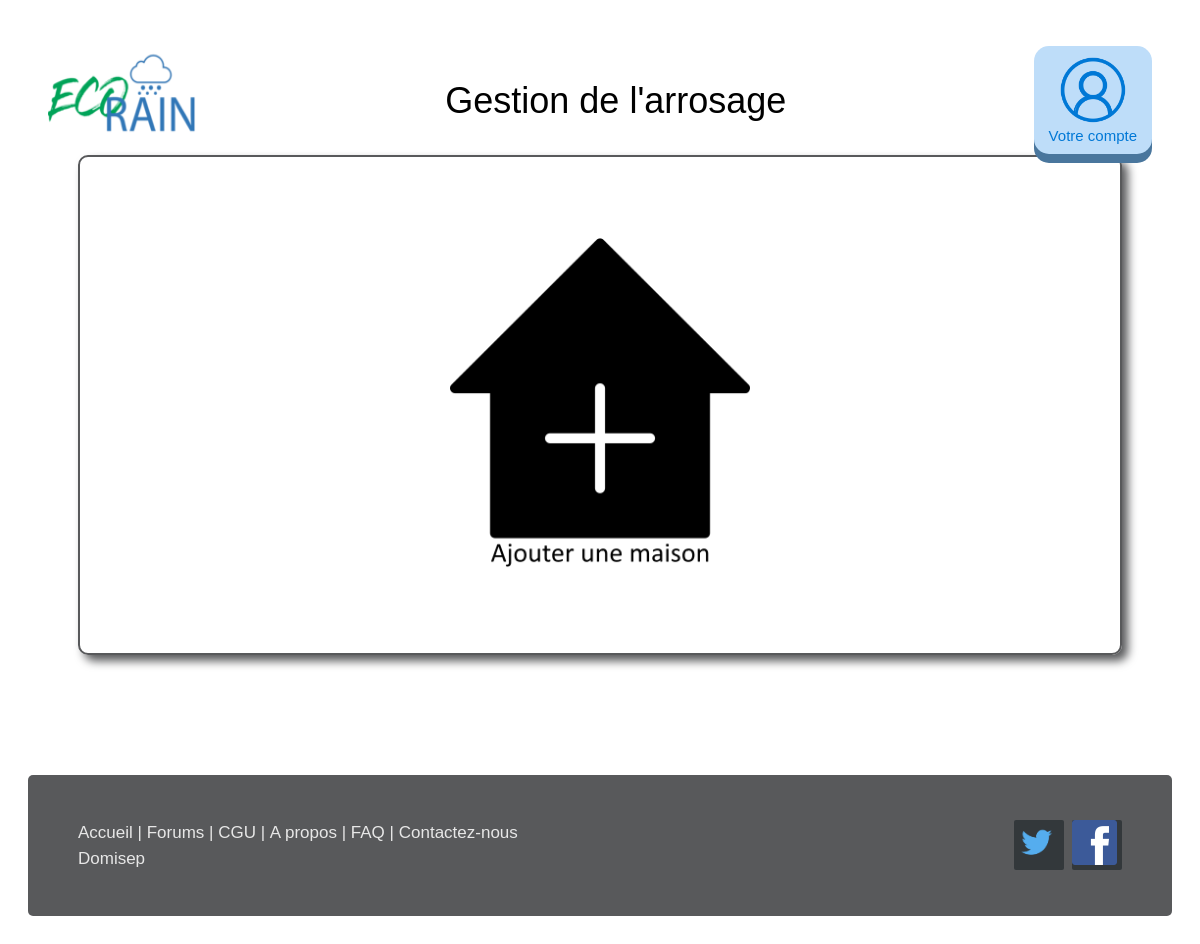
The page /controleurs/Habitation.php on the database as committed earlier.
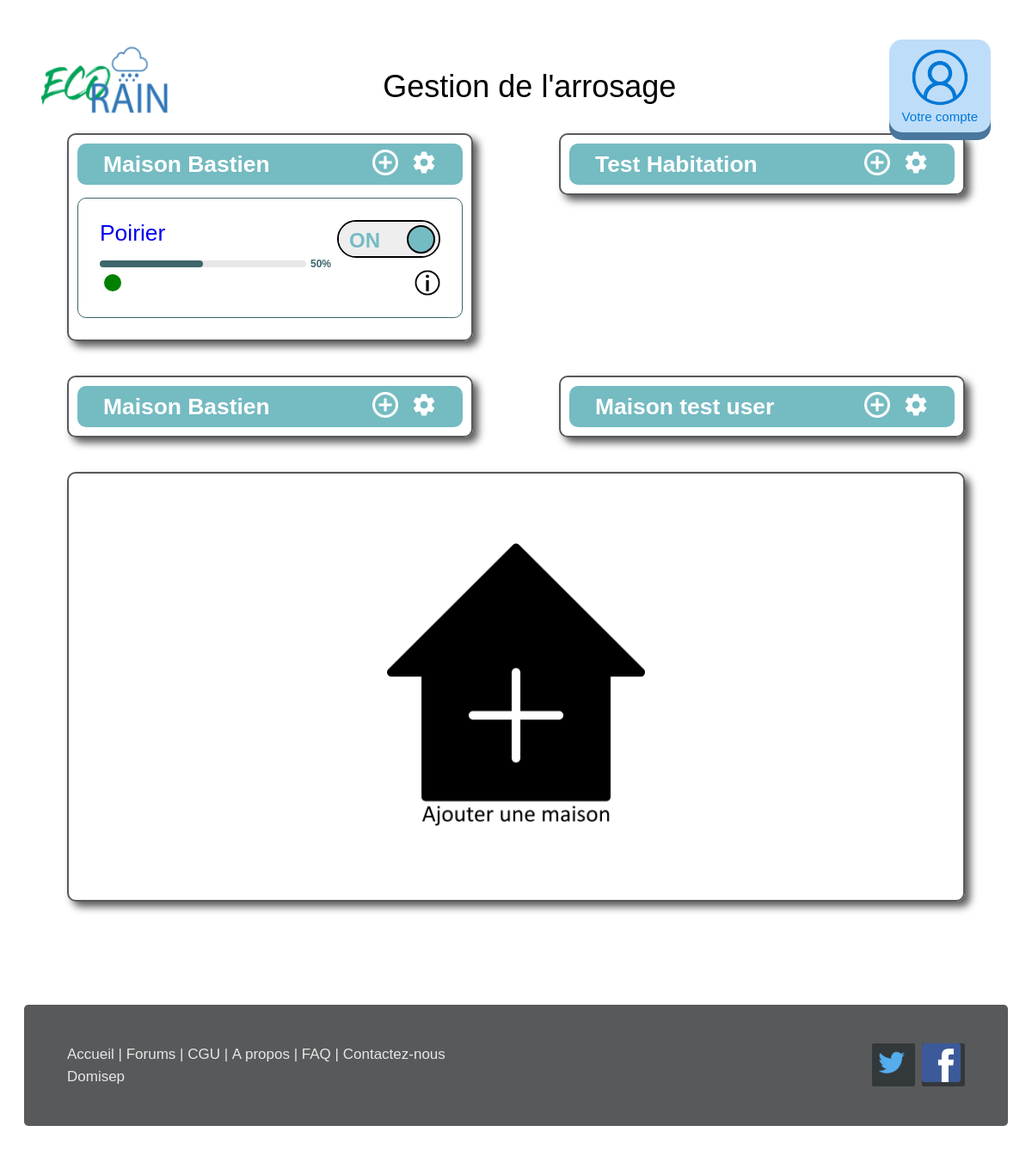
The same page on the database as committed later.
### tables this page shows
CREATE TABLE IF NOT EXISTS `habitation_utilisateur` (
  `id_util` int(11) NOT NULL,
  `id_habit` int(11) NOT NULL,
  KEY `id_util` (`id_util`),
  KEY `id_habit` (`id_habit`)
);

CREATE TABLE IF NOT EXISTS `habitation` (
  `id_habit` int(11) NOT NULL AUTO_INCREMENT,
  `nom_habit` varchar(255) NOT NULL,
  `numero_habit` int(25) NOT NULL,
  `rue_habit` varchar(255) NOT NULL,
  `ville_habit` varchar(255) NOT NULL,
  `code_postal_habit` varchar(255) NOT NULL,
  `pays_habit` varchar(255) NOT NULL,
  `date_ajout_habit` datetime NOT NULL DEFAULT '2018-11-25 00:00:00',
  PRIMARY KEY (`id_habit`)
);

CREATE TABLE IF NOT EXISTS `arroseur` (
  `id_arr` int(11) NOT NULL AUTO_INCREMENT,
  `nom_arr` varchar(255) NOT NULL,
  `numero_serie_arr` varchar(255) NOT NULL,
  `etat_arr` int(1) NOT NULL,
  `etat_fonctionnement_arr` int(1) NOT NULL,
  `date_ajout_arr` datetime NOT NULL,
  `id_habit` int(11) NOT NULL,
  PRIMARY KEY (`id_arr`),
  KEY `id_habit` (`id_habit`)
);

### modele/habitation.php (called while the page is built, shortened)
<?php
$tableHabitation = 'habitation';
function getHouses(PDO $bdd, string $table)
{
    return $bdd->query("SELECT * FROM " . $table .
                        " INNER JOIN habitation_utilisateur ON habitation_utilisateur.id_habit = habitation.id_habit".
                        " INNER JOIN utilisateur ON utilisateur.id_util = habitation_utilisateur.id_util".
                        " WHERE utilisateur.id_util = 1 ORDER BY habitation.date_ajout_habit");
}

### modele/arroseur.php (called while the page is built, shortened)
<?php
$tableArroseur = 'arroseur';
function getArroseur(PDO $bdd, string $table)
{
    return $bdd->query("SELECT * FROM " . $table . " WHERE id_habit=1");
}

### vue/arrosage.php (the view, shortened to what this page needs)
<div class="ligne">
    <?php foreach ($maisons as $maison) { ?>
        <div class="col-gauche maison">
            <div class="maison">
                <div class="sticky-header-maison">
                    <h2><?= $maison['nom_habit']; ?></h2>
                    <div>
                        <a id="add-arr-<?= $maison['id_habit'] ?>" title="Ajouter un arroseur" class="add">
                            <img class="param-arroseur" src="vue/images/btn-add.png" alt="vue/images/btn-add.png">
                        </a>
                        <div class="dropdown">
                            <a onclick="toggleDropdown('param-dropdown')" class="btn-dropdown">
                                <img class="param-arroseur" src="vue/images/settings_white_192x192.png"
                                     alt="vue/images/settings_white_192x192.png">
                            </a>
                        </div>
                    </div>
                </div>
                <?php foreach ($arroseurs as $arroseur) {  ?>
                    <div class="arroseur">
                        <div class="space-between">
                            <div class="nom-arroseur">
                                <a href="index.php?cible=habitation&fonction=infos-arroseur&id=<?= $arroseur['id_arr'];?>">
                                    <?= $arroseur['nom_arr']; ?>
                                </a>
                            </div>
                            <div class="toggle-button">
                                <label class="arroseur-label"
                                       for="<?= "maison" . $arroseur['id_habit'] . "-arroseur" . $arroseur['id_arr']; ?>">
                                    <span class="arroseur-slider"></span>
                                </label>
                            </div>
                        </div>
                        <div class="progress">
                            <progress value="50" max="100" class="progress-bar"></progress>
                            <div class="progress-value strong">50%</div>
                        </div>
                        <div class="space-between">
                            <svg class="arroseur-status">
                                <?php if ($arroseur['etat_fonctionnement_arr'] == 0) { ?>
                                    <circle cx="15" cy="10" r="10" fill="green"></circle>
                                <?php } elseif ($arroseur['etat_fonctionnement_arr'] == 1) { ?>
                                    <circle cx="15" cy="10" r="10" fill="orange"></circle>
                                <?php } elseif ($arroseur['etat_fonctionnement_arr'] == 2) { ?>
                                    <circle cx="15" cy="10" r="10" fill="red"></circle>
                                <?php } ?>
                            </svg>
                            <img src="vue/images/info.png" alt="" width="30" height="30">
                        </div>
                    </div>
                <?php } ?>
            </div>
        </div>
    <?php } ?>
    <div class="col-droite centre v-centre column">
        <a id="add-house-userID" title="Ajouter une maison" class="add">
            <img class="add-house" src="vue/images/add-house.png" alt="Ajouter une maison">
        </a>
    </div>
</div>

### controleurs/Habitation.php (shortened to what this page needs)
<?php
include "modele/habitation.php";
include "modele/arroseur.php";
if (!isset($_GET['fonction']) || empty($_GET['fonction']))
{
    $fonction = "accueil";
}
else
{
    $fonction = $_GET['fonction'];
}
$head      = '<link rel="stylesheet" href="vue/css/arrosage.css">';
switch ($fonction)
{
    case "accueil":
        $title     = "Gestion de l'arrosage";
        $vue       = "arrosage";
        $maisons   = getHouses($bdd, $tableHabitation);
        $arroseurs = getArroseur($bdd, $tableArroseur);
        break;
}
include("vue/header.php");
include("vue/" . $vue . ".php");
include("vue/footer.php");

### vue/header.php (shortened to what this page needs)
<!DOCTYPE html>
<html lang="fr">
<head>
    <link rel="stylesheet" href="vue/css/style.css">
    <link rel="stylesheet" href="vue/css/base.css">
    <?php if (isset($head)) {
        echo $head;
    } ?>
</head>
<body>
<br>
<header class="space-between">
    <a href="index.php">
        <img class="logo" src="vue/images/logo_153x94.png" alt="ecorain">
    </a>
    <div class="v-centre">
        <?php if (isset($title)) {
            echo $title;
        } ?>
    </div>
    <?php if (!isset($_SESSION)) { ?>
        <div class="dropdown">
            <button class="button" onclick="toggleDropdown('user-dropdown')">
                <img class="img-compte" src="vue/images/compte.png" alt="compte"/>
                <br>
                <?php if (isset($_SESSION['user_name'])) {
                    echo $_SESSION['user_name'];
                } else {
                    echo "Votre compte";
                } ?>
            </button>
        </div>
    <?php } else { ?>
        <div>&nbsp;&nbsp;&nbsp;&nbsp;&nbsp;&nbsp;&nbsp;</div>
    <?php } ?>
</header>

### vue/footer.php
<footer class="space-between">
    <div class="footer_gauche">
        <p class="footer_liens">
            <a href="index.php">Accueil</a> |
            <a href="">Forums</a> |
            <a href="">CGU</a> |
            <a href="">A propos</a> |
            <a href="">FAQ</a> |
            <a href="">Contactez-nous</a>
        </p>
        <p>Domisep</p>
    </div>
    <div class="footer_droit">
        <a href=""><img class="img-footer" src="vue/images/twitter.png" alt="twitter"></a>
        <a href=""><img class="img-footer" src="vue/images/facebook.png" alt="facebook"></a>
    </div>
</footer>
</body>
</html>

### vue/css/style.css (style rules this page uses)
:root { --gris-noir: rgb(88, 89, 91); --gris-clair: rgb(231, 231, 231); --bleu-clair: rgb(117, 187, 194); --bleu-fonce: rgb(62, 102, 108); --vert: rgb(133, 195, 140); --red: #f44336; --blanc: #fff; --noir: #000; --radius: 10px; --input-radius: 5px; --padding: 15px; }
* { box-sizing: border-box; font-family: Trebuchet, Arial, sans-serif; }
body { padding: 20px; }
a { text-decoration: none; }
b,.b,.strong { font-weight: bolder; }
.ligne { display: flex; flex-flow: row wrap; justify-content: center; width: 100%; }
.column { display: flex; flex-direction: column; }
.col-gauche,.col-droite { flex: 1 1 40%; padding: 10px; height: 500px; margin: 0 50px 40px; border-radius: var(--radius); border: 2px solid var(--gris-noir); box-shadow: 6px 6px 10px var(--gris-noir); }
.centre { display: flex; justify-content: center; }
.space-between { display: flex; justify-content: space-between; }
.v-centre { display: flex; align-items: center; }
.btn-dropdown { cursor: pointer; border: none; }
.dropdown { position: relative; display: inline-block; }

### vue/css/base.css (style rules this page uses)
header { padding: 0 20px; font-size: 3vw; }
footer { border-radius: 5px; background-color: #58595b; width: 100%; padding: 45px 50px; margin-top: 80px; line-height: 1.8; text-align: left; font: normal 17px sans-serif; }
.footer_gauche p { font-size: 17px; margin: 0; line-height: 1.5; color: rgb(231, 231, 231); }
.footer_liens a { display: inline-block; color: rgb(231, 231, 231); }
footer .footer_droit a { display: inline-block; width: 50px; height: 50px; background-color: #33383b; border-radius: 2px; margin-left: 3px; }
.button { display: inline-block; padding: 10px 15px; font-size: 15px; cursor: pointer; text-align: center; color: #0078D6; background-color: rgb(190, 221, 249); border: none; border-radius: 15px; box-shadow: 0 9px rgb(73, 118, 157); }
.img-footer { width:45px; height:45px; }
.logo { width: 150px; height: 100px; }
.img-compte { width: 68px; height: 68px; }

### vue/css/arrosage.css (style rules this page uses)
.sticky-header-maison { display: flex; clear: right; position: sticky; position: -webkit-sticky; justify-content: space-between; align-items: center; z-index: 1; top: 0; height: 3rem; padding: 0 30px; border-radius: var(--radius); background-color: var(--bleu-clair); color: var(--blanc); font-size: 1.1em; }
.param-arroseur { width: 30px; height: auto; margin-left: 10px; }
div.maison { height: 100%; overflow-y: auto; }
.arroseur { border: 1px solid var(--bleu-fonce); border-radius: var(--radius); padding: 25px; font-size: 1.5rem; margin: var(--padding) auto; }
.nom-arroseur { font-size: 1.1em; }
.toggle-button { position: relative; width: 120px; -webkit-user-select: none; -moz-user-select: none; -ms-user-select: none; user-select: none; }
.arroseur-label { display: block; overflow: hidden; cursor: pointer; border: 2px solid var(--noir); border-radius: 50px; }
.arroseur-slider { display: block; width: 33px; height: 33px; margin-right: 15px; margin-top: 6px; background: #4D4D4D; position: absolute; top: 0; bottom: 0; right: 66px; border: 2px solid #000000; border-radius: 50px; transition: all .6s cubic-bezier(.79,1.6,.12,.44) 0s; }
.arroseur-checkbox:checked + .arroseur-label .arroseur-slider { right: -9px; background-color: var(--bleu-clair); }
.arroseur-status { padding: 5px 0; height: 30px; width: 30px; }
.progress { display: flex; flex-direction: row; align-items: center; }
progress { height: .5rem; border-radius: .5rem; }
div.progress-value { margin-left: 5px; font-size: .5em; color: var(--bleu-fonce); }
.add-house { width: 300px; }
.add { cursor: pointer; }

Rows that differ between the two databases and show on the page:
added habitation_utilisateur: id_habit.nom_habit "Maison Bastien"
added arroseur: nom_arr "Poirier"
added habitation_utilisateur: id_habit.nom_habit "Test Habitation"
added habitation_utilisateur: id_habit.nom_habit "Maison Bastien"
added habitation_utilisateur: id_habit.nom_habit "Maison test user"
